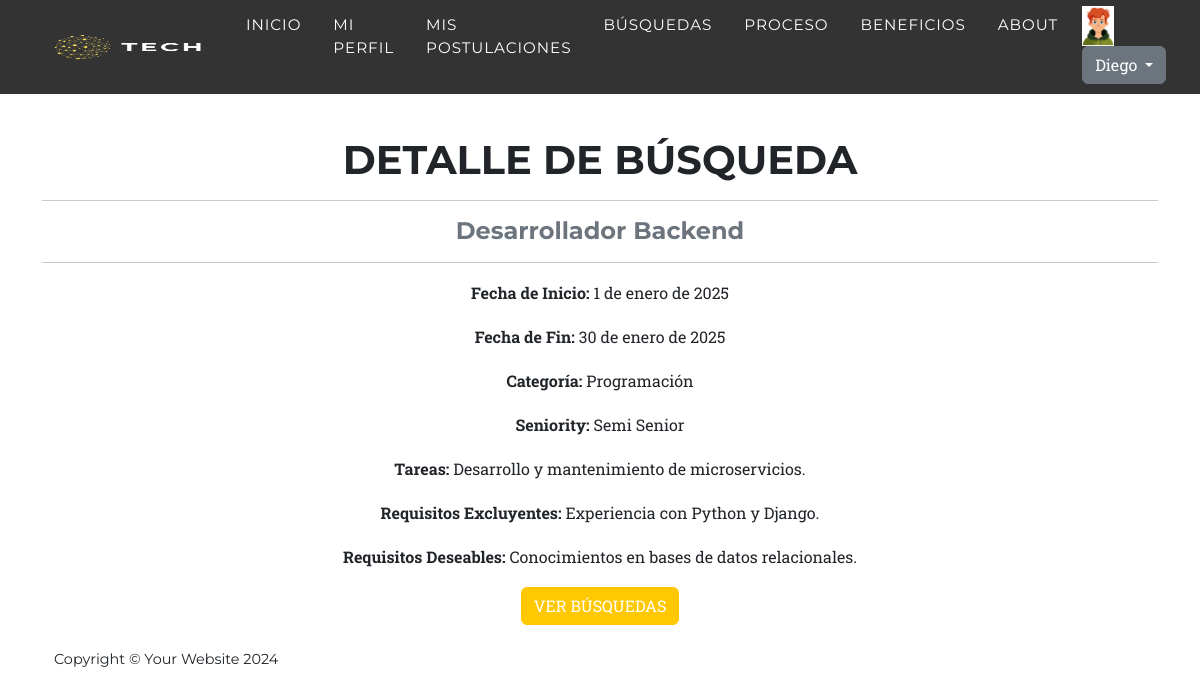
Page /App/detalle_busqueda/1/ (signed in) on the committed database.
### users/models.py (models this page shows, shortened)
class Avatar(models.Model):
    user = models.OneToOneField(User, on_delete=models.CASCADE, null=True,blank = True)
    imagen = models.ImageField(upload_to='avatares', null=True, blank = True)

### App/models.py (models this page shows, shortened)
class Busqueda(models.Model):
    puesto = models.CharField(max_length=100)
    fecha_inicio = models.DateField()
    fecha_fin = models.DateField()
    categoria = models.CharField(max_length=50, choices=[
        ('Programación', 'Programación'),
        ('Data', 'Data'),
        ('Redes', 'Redes'),
        ('QA', 'QA'),
        ('UX/UI', 'UX/UI'),
        ])
    seniority= models.CharField(max_length=50, choices=[
        ('Junior', 'Junior'),
        ('Semi Senior', 'Semi Senior'),
        ('Senior', 'Senior'),
        ('Manager', 'Manager'),
        ])
    tareas= models.TextField()
    requisitos_excluyentes = models.TextField()
    requisitos_deseables = models.TextField()
    estado = models.CharField(max_length=50, choices=[
        ('Activa', 'Activa'),
        ('Finalizada', 'Finalizada')
        ])

### App/views.py (the view)
# urls.py: path('App/detalle_busqueda/<int:id>/', detalle_busqueda, name='detalle_busqueda'),
def detalle_busqueda(request, id):
    try:
        busqueda = Busqueda.objects.get(id=id)
    except Busqueda.DoesNotExist:
        return HttpResponseNotFound("La búsqueda no existe.")
    return render(request, 'App/detalle_busqueda.html', {'busqueda': busqueda})

### App/templates/App/detalle_busqueda.html
{% extends 'App/base.html' %}
{% load static %}
{% block main %}
<section class="page-section" id="detalle_busqueda" style="margin-top: 40px;">
    <div class="container">
        <div class="text-center">
            <h2 class="section-heading text-uppercase">Detalle de búsqueda </h2>
            <hr>
            <h4 class="section-subheading text-muted">{{ busqueda.puesto }}</h4>
            <hr>
        </div>
        <div class="container text-center">
            <p><strong>Fecha de Inicio:</strong> {{ busqueda.fecha_inicio }}</p>
            <p><strong>Fecha de Fin:</strong> {{ busqueda.fecha_fin }}</p>
            <p><strong>Categoría:</strong> {{ busqueda.categoria }}</p>
            <p><strong>Seniority:</strong> {{ busqueda.seniority }}</p>
            <p><strong>Tareas:</strong> {{ busqueda.tareas }}</p>
            <p><strong>Requisitos Excluyentes:</strong> {{ busqueda.requisitos_excluyentes }}</p>
            <p><strong>Requisitos Deseables:</strong> {{ busqueda.requisitos_deseables }}</p>
            <div>
                <a class="btn btn-primary btn-m text-uppercase" href="{% url 'lista_busquedas' %}">VER BÚSQUEDAS</a>
            </div>
        </div>{% endblock main %}

### App/templates/App/base.html (shortened to what this page needs)
<!DOCTYPE html>
{% load static %}
<html lang="es">
    <head>
        <link href="{% static 'App/css/styles.css' %}" rel="stylesheet" />
    </head>
    <body id="page-top">
        <nav class="navbar navbar-expand-lg navbar-dark fixed-top" id="mainNav" style="background-color: rgba(0, 0, 0, 0.8); padding-top: 0.4rem; padding-bottom: 0.6rem;">
            <div class="container">
                <a class="navbar-brand" href="{% url 'Inicio' %}"><img src="{% static 'App/assets/img/navbar-logo.png' %}" alt="..." width="180" height="160" /></a>
                <div class="collapse navbar-collapse" id="navbarResponsive">
                    <ul class="navbar-nav text-uppercase ms-auto py-4 py-lg-0">
                        <li class="nav-item"><a class="nav-link" href="{% url 'Inicio' %}">Inicio</a></li>
                        {% if request.user.is_authenticated %}
                            <li class="nav-item"><a class="nav-link" href="{% url 'ver_perfil' %}">Mi perfil</a></li>
                            <li class="nav-item"><a class="nav-link" href="{% url 'mis_postulaciones' %}">Mis postulaciones</a></li>
                        {% endif %}
                        <li class="nav-item"><a class="nav-link" href="{% url 'lista_busquedas' %}">Búsquedas</a></li>
                        <li class="nav-item"><a class="nav-link" href="{% url 'Proceso' %}">Proceso</a></li>
                        <li class="nav-item"><a class="nav-link" href="{% url 'Beneficios' %}">Beneficios</a></li>
                        <li class="nav-item"><a class="nav-link" href="{% url 'About' %}">About</a></li>
                        <div class="dropdown">
                            {% if request.user.is_authenticated %}
                                <img src="{{ request.user.avatar.imagen.url }}" alt="" height="40px">
                                <button class="btn btn-secondary dropdown-toggle" type="button" id="dropdownMenuButton1" data-bs-toggle="dropdown" aria-expanded="false">
                                    {{ request.user.username }}
                                </button>
                            {% endif %}
                        </div>
                    </ul>
                </div>
            </div>
        </nav>
        {% block main %}
        {% endblock main %}
        <footer class="footer py-4">
            <div class="container">
                <div class="row align-items-center">
                    <div class="col-lg-4 text-lg-start">Copyright &copy; Your Website 2024</div>
</html>
    </body>
</html>

### rows in the picture
Busqueda: puesto "Desarrollador Backend", fecha_inicio "1 de enero de 2025", fecha_fin "30 de enero de 2025", categoria "Programación", seniority "Semi Senior", tareas "Desarrollo y mantenimiento de microservicios.", requisitos_excluyentes "Experiencia con Python y Django.", requisitos_deseables "Conocimientos en bases de datos relacionales."

### other values in the picture
{{ request.user.username }} "Diego"
